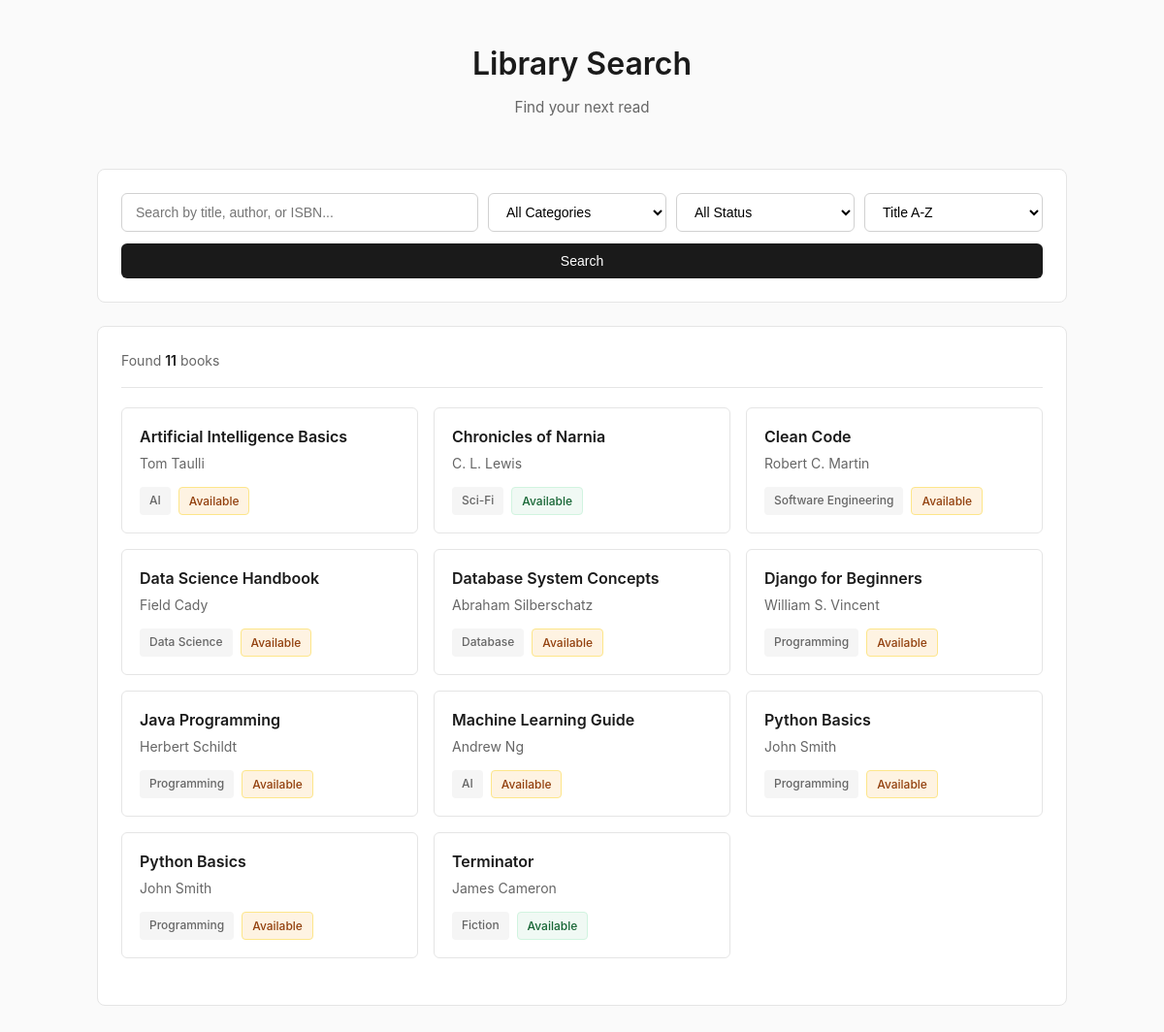
The page / on the database its author committed.
### app/models.py (models this page shows, shortened)
class Book(models.Model):
    STATUS_CHOICES = [
        ('available', 'Available'),
        ('issued', 'Issued'),
    ]
    title = models.CharField(max_length=200, db_index=True)
    author = models.CharField(max_length=100)
    category = models.CharField(max_length=100)
    isbn = models.CharField(max_length=13, blank=True, null=True)
    publication_year = models.IntegerField(blank=True, null=True)
    status = models.CharField(max_length=20, choices=STATUS_CHOICES, default='available')
    added_date = models.DateTimeField(auto_now_add=True, null=True)
    class Meta:
        ordering = ['title']

### app/views.py (the view, shortened to what this page needs)
# urls.py: path('',search_book,name='search_book')
def search_book(request):
    query = request.GET.get('q', '').strip()
    category = request.GET.get('category')
    status = request.GET.get('status')
    sort_by = request.GET.get('sort', 'title')
    books = Book.objects.all()
    if status:
        books = books.filter(status=status)
    else:
        books = books.filter(status__iexact='available')
    if category:
        books = books.filter(category__iexact=category)
    sort_options = {
        'title': 'title',
        'author': 'author',
        'category': 'category',
        'newest': '-added_date',
        'oldest': 'added_date',
    }
    books = books.order_by(sort_options.get(sort_by, 'title'))
    paginator = Paginator(books, 12)  # Show 12 books per page
    page_number = request.GET.get('page', 1)
    page_obj = paginator.get_page(page_number)
    categories = Book.objects.values_list('category', flat=True).distinct()
    status_choices = Book.STATUS_CHOICES
    context = {
        'page_obj': page_obj,
        'books': page_obj,
        'total_books': books.count(),
        'categories': categories,
        'status_choices': status_choices,
        'query': query if query else '',
        'selected_category': category if category else '',
        'selected_status': status if status else '',
        'selected_sort': sort_by,
    }
    return render(request, 'search.html', context)

### app/templates/search.html (shortened to what this page needs)
<!DOCTYPE html>
<html lang="en">
<head>
</head>
<body>
    <div class="container">
        <header>
            <h1>Library Search</h1>
            <p class="subtitle">Find your next read</p>
        </header>
        <div class="search-card">
            <form method="GET" class="search-form">
                <div class="search-row">
                    <input type="text" name="q" placeholder="Search by title, author, or ISBN..." value="{{ query }}">
                    <select name="category">
                        <option value="">All Categories</option>
                    </select>
                    <select name="status">
                        <option value="">All Status</option>
                    </select>
                    <select name="sort">
                        <option value="title" {% if selected_sort == 'title' %}selected{% endif %}>Title A-Z</option>
                    </select>
                </div>
                <button type="submit">Search</button>
            </form>
        </div>
        <div class="search-card">
            <div class="stats">
                Found <strong>{{ total_books }}</strong> book{{ total_books|pluralize }}
            </div>
            <div class="books-grid">
                {% for book in books %}
                    <div class="book-card">
                        <div class="book-title">{{ book.title }}</div>
                        <div class="book-author">{{ book.author }}</div>
                        <div class="book-details">
                            <span class="badge badge-category">{{ book.category }}</span>
                            <span class="badge {% if book.status == 'available' %}badge-available{% else %}badge-issued{% endif %}">
                                {{ book.get_status_display }}
                            </span>
                        </div>
                    </div>
                {% empty %}
                    <div class="no-results">
                        <div>📚</div>
                        <h3>No books found</h3>
                        <p>Try adjusting your search criteria</p>
                    </div>
                {% endfor %}
            </div>
        </div>
    </div>
</body>
</html>

### app/templates/search.html (style rules this page uses)
* { margin: 0; padding: 0; box-sizing: border-box; }
body { font-family: -apple-system, BlinkMacSystemFont, 'Segoe UI', sans-serif; background: #fafafa; color: #1a1a1a; line-height: 1.6; padding: 40px 20px; }
.container { max-width: 1000px; margin: 0 auto; }
header { text-align: center; margin-bottom: 50px; }
h1 { font-size: 2rem; font-weight: 600; color: #1a1a1a; margin-bottom: 8px; }
.subtitle { font-size: 0.95rem; color: #666; font-weight: 400; }
.search-card { background: white; border: 1px solid #e5e5e5; border-radius: 8px; padding: 24px; margin-bottom: 24px; }
.search-form { display: flex; flex-direction: column; gap: 12px; }
.search-row { display: grid; grid-template-columns: 2fr 1fr 1fr 1fr; gap: 10px; }
input[type="text"], select { padding: 10px 14px; border: 1px solid #d1d1d1; border-radius: 6px; font-size: 14px; background: white; transition: border-color 0.2s; }
select { cursor: pointer; }
button { padding: 10px 24px; background: #1a1a1a; color: white; border: none; border-radius: 6px; cursor: pointer; font-size: 14px; font-weight: 500; transition: background 0.2s; }
.stats { font-size: 14px; color: #666; margin-bottom: 20px; padding-bottom: 16px; border-bottom: 1px solid #e5e5e5; }
.stats strong { color: #1a1a1a; font-weight: 600; }
.books-grid { display: grid; grid-template-columns: repeat(auto-fill, minmax(280px, 1fr)); gap: 16px; margin-bottom: 24px; }
.book-card { background: white; border: 1px solid #e5e5e5; border-radius: 6px; padding: 18px; transition: border-color 0.2s; }
.book-title { font-size: 16px; font-weight: 600; color: #1a1a1a; margin-bottom: 6px; line-height: 1.4; }
.book-author { color: #666; font-size: 14px; margin-bottom: 12px; }
.book-details { display: flex; flex-wrap: wrap; gap: 8px; margin-top: 12px; }
.badge { padding: 4px 10px; border-radius: 4px; font-size: 12px; font-weight: 500; }
.badge-category { background: #f5f5f5; color: #666; }
.badge-available { background: #f0f9f4; color: #166534; border: 1px solid #d1f4e0; }
.badge-issued { background: #fef3e2; color: #92400e; border: 1px solid #fde68a; }

### rows shown on the page
Book: title "Artificial Intelligence Basics", author "Tom Taulli", category "AI", status "Available"
Book: title "Chronicles of Narnia", author "C. L. Lewis", category "Sci-Fi", status "Available"
Book: title "Clean Code", author "Robert C. Martin", category "Software Engineering", status "Available"
Book: title "Data Science Handbook", author "Field Cady", category "Data Science", status "Available"
Book: title "Database System Concepts", author "Abraham Silberschatz", category "Database", status "Available"
Book: title "Django for Beginners", author "William S. Vincent", category "Programming", status "Available"
Book: title "Java Programming", author "Herbert Schildt", category "Programming", status "Available"
Book: title "Machine Learning Guide", author "Andrew Ng", category "AI", status "Available"
Book: title "Python Basics", author "John Smith", category "Programming", status "Available"
Book: title "Python Basics", author "John Smith", category "Programming", status "Available"
Book: title "Terminator", author "James Cameron", category "Fiction", status "Available"

### other values the page prints
{{ total_books }} "11"
